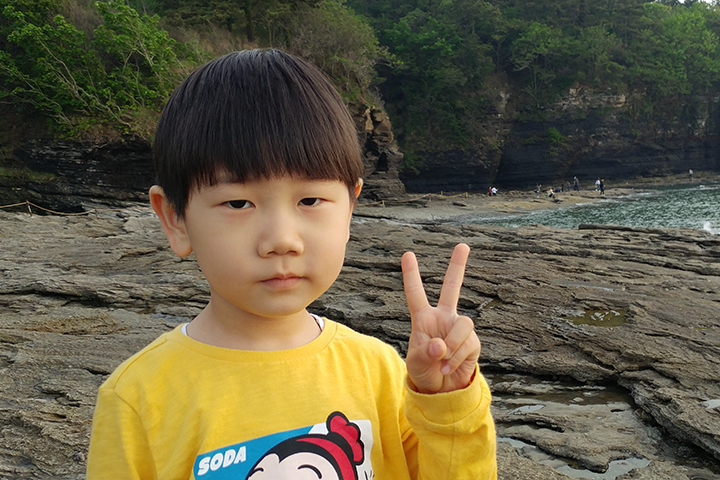
#> input picture ch2-2/model.png, 720 x 480 px
$ jupyter execute --allow-errors 'histogram backprojection.ipynb'   (shell and % lines are left out)
#> lines starting #> are read from the running program, lines starting #| are printed output that depends on the picture; after the words box and inside, x2 and y2 are one past the last pixel; in counts of white or black regions, pixels touching at a corner belong together
# 1. 히스토그램 역투영(Histogram backprojection)

- 기준 영상의 히스토그램 정보를 이용하여 입력 영상에서 찾고자 하는 물체를 검출하는 방법
- 물체의 모양은 무시하고 단순히 컬러 분포만으로 검출하는 방법
- 히스토그램을 매핑 함수로 사용하여, 화소 값을 신뢰도 값으로 변환

## 예) 피부색 영역 검출하기
- RGB 색상 공간 => HSL(또는 HLS) 색상 공간으로 변환
  - H(Hue): 색상
  - S(Saturation): 채도
  - L(Lightness): 밝기

- 밝기(L)는 조명에 따라 쉽게 변할 뿐만 아니라 피부와 비슷한 밝기를 갖는 다른 영역이 여러 군데 존재할 가능성이 높음
- 따라서, 밝기(L)는 무시하고 색상(H)과 채도(S)를 사용함

# 2. 수행 과정


- 기준 영상 $m$에서 구한 히스토그램 $h_m$을 어떤 화소 값이 피부에 해당하는지에 대한 신뢰도 값으로 변환해주는 함수로 사용함
- 새로운 입력 영상 $i$가 주어지면 $h_m$을 이용하여 피부색 영역 검출
- 실제로는 $h_m$ 대신 비율 히스토그램 $h_r$을 사용함

$$
h_{r}(i,j)=min(\frac{\hat{h_m}(i,j)}{\hat{h_i}(i,j)}, 1.0)
$$


- 결과


# 3. 장단점

- 한계
  - 비슷한 색 분포를 갖는 다른 물체를 구별 못함
  - 검출 대상이 여러 색 분포를 갖는 경우 여러 개의 모델을 사용해야 하므로 오류 가능성을 높아짐
  - 특히 피부색 검출의 경우 인종에 따라 결과가 달라짐
  - 따라서, 컴퓨터 비전 분야에서는 물체 검출 문제를 풀 때 **모양 특징을 주로 사용**하며, 상황에 따라 **색 정보를 보조적으로 사용함**

<br>

- 장점
  - 물체의 이동이나 회전이 발생하더라도 히스토그램은 불변하므로 성능이 유지됨
  - 물체의 일부가 가려진 경우에도 어느 정도 작동함
  - 따라서, 배경의 색 분포가 균일하면서 물체의 색 분포와 겹치지 않는 경우에 유용함

### [reference]
  - image - https://github.com/sunkyoo/opencv4cvml/tree/master/ch10/backproj
  [](https://theailearner.com/2019/04/18/histogram-backprojection/)

# 4. Practice
## 1) 기준 영상 정보 확인

[cell 1]
import cv2
import matplotlib.pyplot as plt

# 기준 영상 읽어오기
img_m = cv2.imread('model.png')
#> img_m is the input picture: shape (480, 720, 3); mean B, G, R 67.8, 93.2, 100.5
mask = cv2.imread('mask.bmp', cv2.IMREAD_GRAYSCALE)
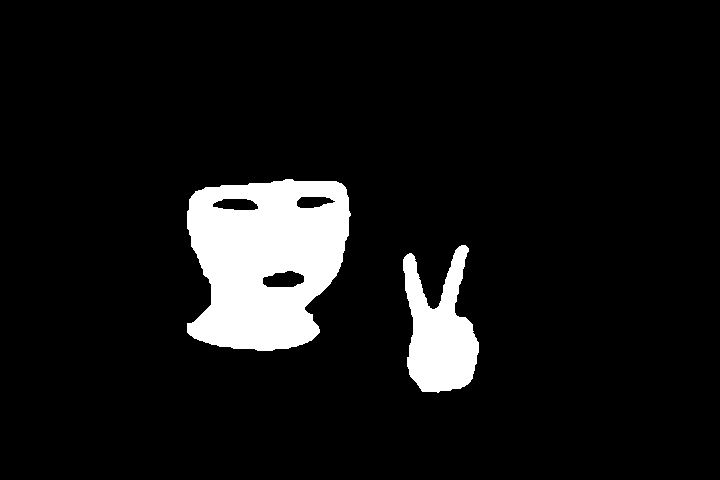
#> input picture ch2-2/mask.bmp, 720 x 480 px
#> mask: shape (480, 720); 8.1% white; 2 white regions, box (x1, y1, x2, y2) and area: (187, 179, 351, 351) 21231, (403, 245, 479, 393) 6784
masked_img = cv2.bitwise_and(img_m, img_m, mask=mask)
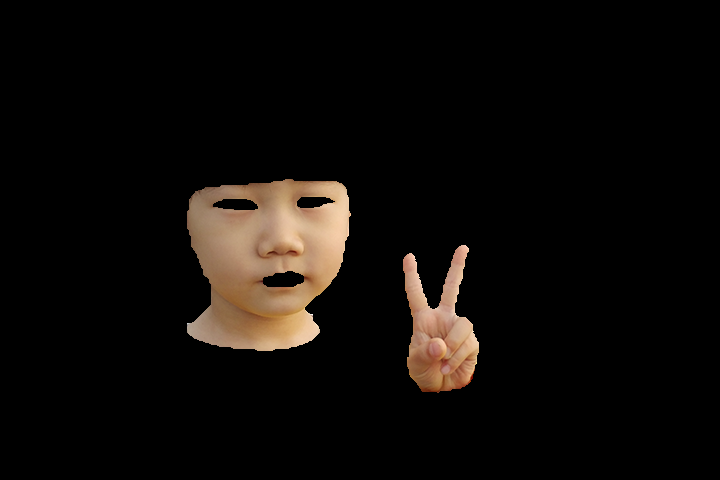
#> masked_img: shape (480, 720, 3); mean B, G, R 8.6, 11.4, 14.8

# 기준 영상의 R,G,B 채널 히스토그램 계산
hist_b = cv2.calcHist([img_m], [0], mask, [256], [0,256])
#> hist_b = 256 values, max 388 at index 103, min 0 at index 3, mean 109.4
hist_g = cv2.calcHist([img_m], [1], mask, [256], [0,256])
#> hist_g = 256 values, max 364 at index 135, min 0 at index 0, mean 109.4
hist_r = cv2.calcHist([img_m], [2], mask, [256], [0,256])
#> hist_r = 256 values, max 409 at index 171, min 0 at index 0, mean 109.4

# RGB -> HSL 변환
hls_m = cv2.cvtColor(img_m, cv2.COLOR_BGR2HLS)
#> hls_m: shape (480, 720, 3); mean of channels 0, 1, 2 42.2, 85.3, 63.1

# 기준 영상의 H,S,L 채널 히스토그램 계산
hist_h = cv2.calcHist([hls_m], [0], mask, [256], [0,256])
#> hist_h = 256 values, max 6646 at index 14, min 0 at index 20, mean 109.4
hist_l = cv2.calcHist([hls_m], [1], mask, [256], [0,256])
#> hist_l = 256 values, max 482 at index 112, min 0 at index 0, mean 109.4
hist_s = cv2.calcHist([hls_m], [2], mask, [256], [0,256])
#> hist_s = 256 values, max 497 at index 86, min 0 at index 1, mean 109.4

# 기준 영상 및 히스토그램 시각화
plt.figure(figsize=(13, 13))

# cv2.cvtColor(img_m, cv2.COLOR_BGR2RGB)
plt.subplot(331), plt.imshow(img_m[...,::-1]), plt.title('Origianl Image'), plt.axis('off')
plt.subplot(332), plt.imshow(mask,'gray'), plt.title('Mask'), plt.axis('off')
plt.subplot(333), plt.imshow(masked_img[...,::-1]), plt.title('Masked Image'), plt.axis('off')

plt.subplot(334), plt.plot(hist_b), plt.title('Histogram_B'), plt.xlim([0,256])
plt.subplot(335), plt.plot(hist_g), plt.title('Histogram_G'), plt.xlim([0,256])
plt.subplot(336), plt.plot(hist_r), plt.title('Histogram_R'), plt.xlim([0,256])

plt.subplot(337), plt.plot(hist_h), plt.title('Histogram_H'), plt.xlim([0,256])
plt.subplot(338), plt.plot(hist_l), plt.title('Histogram_L'), plt.xlim([0,256])
plt.subplot(339), plt.plot(hist_s), plt.title('Histogram_S'), plt.xlim([0,256])

plt.tight_layout()
plt.show()
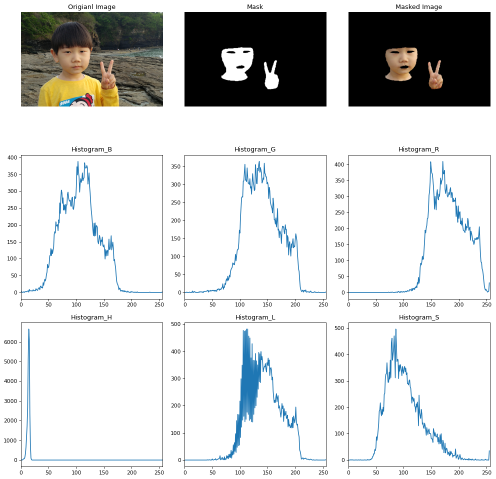
#> figure drawn by matplotlib, 9 panels; panel 4: curve peaks at x = 103, y = 388; panel 5: curve peaks at x = 135, y = 364; panel 6: curve peaks at x = 171, y = 409; panel 7: curve peaks at x = 14, y = 6646

## 2) 히스토그램 역투영

[cell 2]
import cv2
import numpy as np

# 기준 영상 불러오기
img_m = cv2.imread('model.png')
mask = cv2.imread('mask.bmp', cv2.IMREAD_GRAYSCALE)

## 기준 영상의 H-S 히스토그램 생성
hls_m = cv2.cvtColor(img_m, cv2.COLOR_BGR2HLS)
hist_m = cv2.calcHist([hls_m], [0,2], mask, [181,256], [0,181,0,256])
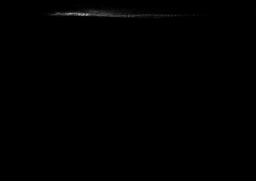
#> hist_m: shape (181, 256) float32; min 0, max 154, mean 0.6

[cell 3]
## 기준 영상 피부색 영역 2차원 히스토그램 시각화
import matplotlib.pyplot as plt
from mpl_toolkits.mplot3d import Axes3D

fig = plt.figure()
#> (the rest of this cell did not finish here and is left out)

[cell 4]
## 입력 영상 2차원 히스토그램 시각화
import matplotlib.pyplot as plt
from mpl_toolkits.mplot3d import Axes3D

img_i = cv2.imread('test.png')
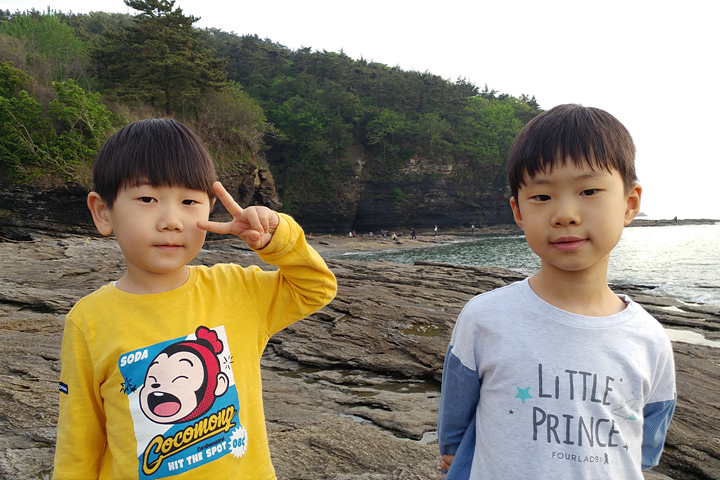
#> input picture ch2-2/test.png, 720 x 480 px
#> img_i is the input picture: shape (480, 720, 3); mean B, G, R 116.9, 134.4, 141.2
hls_i = cv2.cvtColor(img_i, cv2.COLOR_BGR2HLS)
#> hls_i: shape (480, 720, 3); mean of channels 0, 1, 2 42.5, 129.7, 58.2

hist_i = cv2.calcHist([hls_i], [0,2], None, [181,256], [0,181,0,256])
hist_i = np.minimum(hist_i, 700)
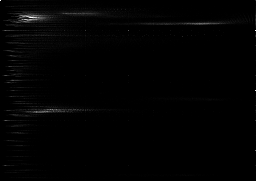
#> hist_i: shape (181, 256) float32; min 0, max 700, mean 6.3; drawn with min black and max white

fig = plt.figure()
#> (the rest of this cell did not finish here and is left out)

[cell 5]
## 입력 이미지의 H-S 히스토그램 계산
img_i = cv2.imread('test.png')
hls_i = cv2.cvtColor(img_i, cv2.COLOR_BGR2HLS)
hist_i = cv2.calcHist([hls_i], [0,2], None, [181,256], [0,181,0,256])

# 히스토그램 정규화
hist_m = (hist_m - hist_m.min()) / (hist_m.max()-hist_m.min())
hist_i = (hist_i - hist_i.min()) / (hist_i.max()-hist_i.min())

## 히스토그램 역투영 수행
'''
To do
'''
